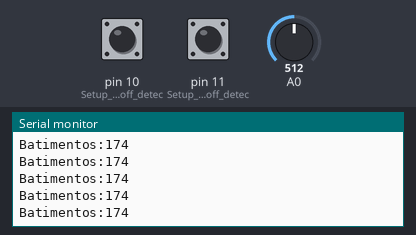
The sketch below on a simulated Arduino Uno, built with avr-gcc and run on an emulated ATmega328P. Parts: the last lines printed to the serial monitor. Inputs (shaded band) come from the test bench; at power-on: A0 = 512, pin 10 (Setup_for_leads_off_detec) LOW, pin 11 (Setup_for_leads_off_detec) LOW.

Above: at 1.2 s.
1.3 s: A0 set to 413
At 2.4 s:
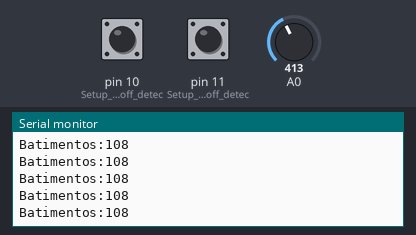
2.8 s: A0 set to 383
At 3.9 s:
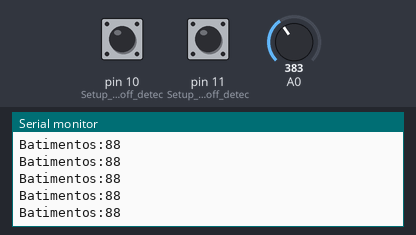
Timing chart, 0 to 5.8 s (numbered marks = the images above; inputs shaded):
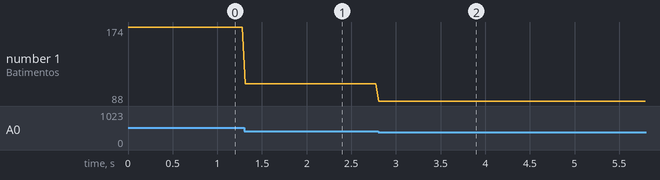

Measured:
- after the input at 1.3 s, the serial monitor: prints a new line at once (image 1)
- after the input at 2.8 s, the serial monitor: prints a new line at once (image 2)
- plotted number 1: 174 → 108 after the input at 1.3 s, 108 → 88 after the input at 2.8 s

The sketch:

ProjetoSensores.ino
```cpp
/*

 * VARIABLES

 * count: variable to hold count of rr peaks detected in 10 seconds

 * flag: variable that prevents multiple rr peak detections in a single heatbeat

 * hr: HeartRate (initialised to 72)

 * hrv: Heart Rate variability (takes 10-15 seconds to stabilise)

 * instance1: instance when heart beat first time

 * interval: interval between second beat and first beat

 * timer: variable to hold the time after which hr is calculated

 * value: raw sensor value of output pin

 */

long instance1=0, timer;
double hrv =0, hr = 72, interval = 0;
int value = 0, count = 0;
bool flag = 0;


#define threshold 100 // to identify R peak
#define timer_value 10000 // 10 seconds timer to calculate hr


void setup() {
  Serial.begin(9600);

  pinMode(10, INPUT); // Setup for leads off detection LO +
  pinMode(11, INPUT); // Setup for leads off detection LO -
}

void loop() {
  if((digitalRead(10) == 1)||(digitalRead(11) == 1)){
    Serial.println("leads off!");
    instance1 = micros();
    timer = millis();
  }

  else {
    value = analogRead(A0);
    value = map(value, 250, 400, 0, 100); //to flatten the ecg values a bit

    if((value > threshold) && (!flag)) {
      count++;
      Serial.println("in");
      flag = 1;
      interval = micros() - instance1; //RR interval
      instance1 = micros();
    }else if((value < threshold)) {
      flag = 0;
    }

    if ((millis() - timer) > 10000) {
      hr = count*6;
      timer = millis();
      count = 0;
    }

    hrv = hr/60 - interval/1000000;

    Serial.print("Batimentos:");
    Serial.println(value);

    delay(30);
  }
}
```
